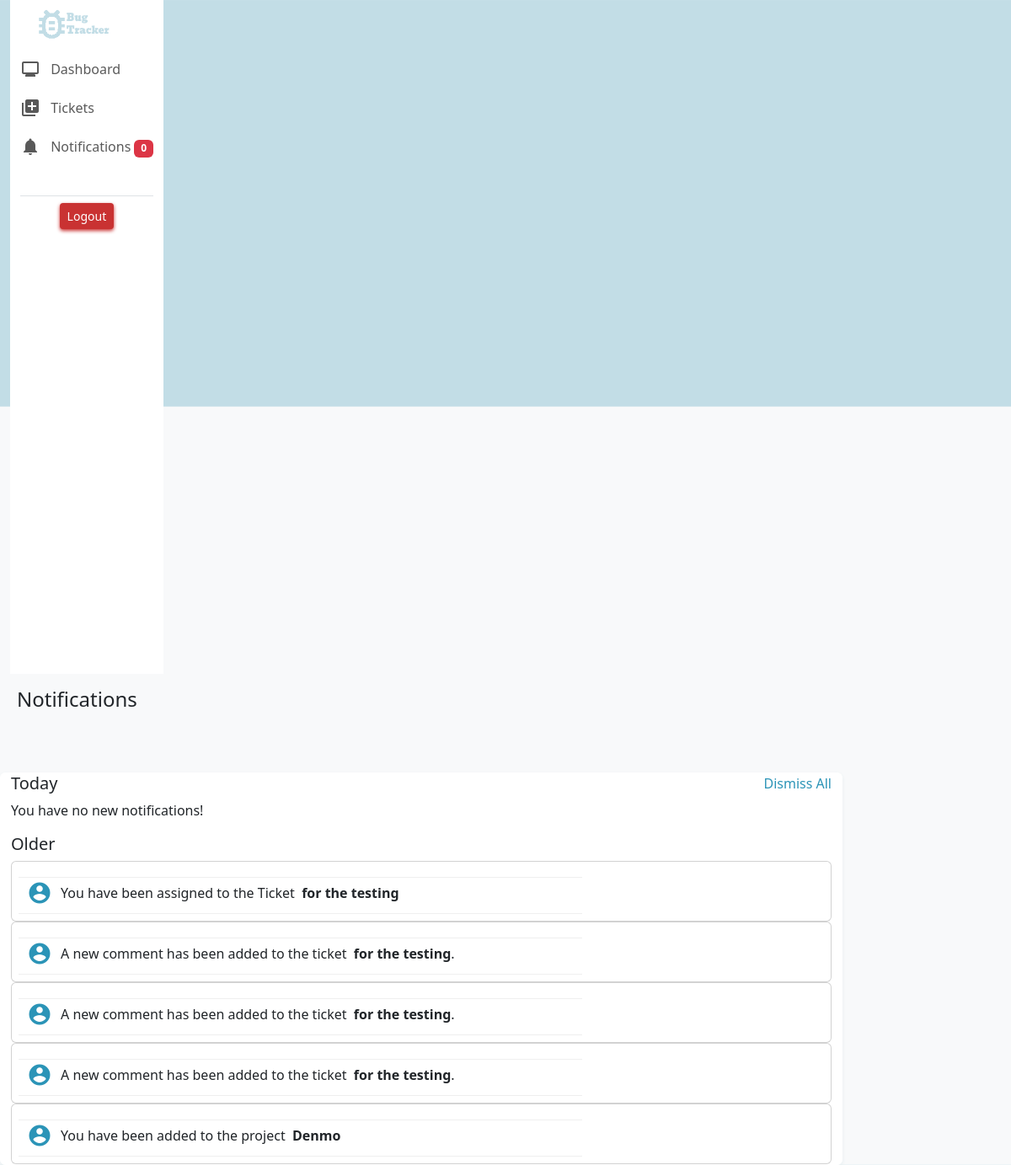
Page /notifications (signed in) on the committed database.
### bug_tracker/models.py (models this page shows, shortened)
class Notification(models.Model):
    user = models.ForeignKey(CustomUser, on_delete=models.CASCADE, null=True)
    project = models.ForeignKey('Project', on_delete=models.CASCADE, null=True)
    message = models.CharField(max_length=255)
    created_at = models.DateTimeField(default=timezone.now)

### bug_tracker/views.py (the view)
# urls.py: path("notifications", views.notifications, name="notifications"),
@login_required(login_url='layout')
def notifications(request):
    if request.method == "GET":
        notifications = Notification.objects.filter(user=request.user)
        now = timezone.now()
        threshold = now - timedelta(seconds=60)
        today_notifications = notifications.filter(created_at__gte=threshold)
        older_notifications = notifications.filter(created_at__lt=threshold)
        if today_notifications.exists():
            return render(request, "bug_tracker/notifications.html", {
                "notifications": today_notifications,
                "older_notifications": older_notifications
            })
        else:
            return render(request, "bug_tracker/notifications.html", {
                "none_notification": "You have no new notifications!",
                "older_notifications": older_notifications
            })

### bug_tracker/context_processors.py (called while the page is built)
def my_context_processor(request):
    new_count = 0
    if request.user.is_authenticated:
        notifications = Notification.objects.filter(user=request.user)
        now = timezone.now()
        threshold = now - timedelta(seconds=60)
        today_notifications = notifications.filter(created_at__gte=threshold)
        new_count = today_notifications.count()
    return {
        'new_count': new_count
    }

### bug_tracker/templates/bug_tracker/notifications.html (shortened to what this page needs)
{% extends "bug_tracker/layout.html" %}
{% load static %}
{% block content %}
<div class="col-sm-10">
    <div class="pt-3 ps-2 h4 pb-3">Notifications</div>
    <div class="row">
        <div class="col-sm-12 bg-light2 border-charts mt-5 rounded notification-container">
            <div class="d-flex justify-content-between">
                <div class="h5 today">Today</div>
                <div class="dismiss"><a id="dismiss-all" class="y-n" href="#">Dismiss All</a></div>
            </div>
            {% if none_notification %}
                <p>{{ none_notification }}</p>
            {% endif %}
            <div class="d-flex justify-content-between mt-3">
                <div class="h5 older">Older</div>
            </div>
            {% if older_notifications %}
                {% for notification in older_notifications %}
                    <div class="card notification-card notification-invitation">
                        <div class="card-body">
                            <table>
                                <tr>
                                    <td style="width:70%">
                                        <div class="card-title">
                                            <span class="material-icons">account_circle</span>
                                            {{ notification.message|safe }}
                                        </div>
                                    </td>
                                </tr>
                            </table>
                        </div>
                    </div>
                {% endfor %}
            {% endif %}
        </div>
    </div>
</div>
{% endblock %}

### bug_tracker/static/styles.css (style rules this page uses)
.bg { background-size: cover; background-position: center; }
.bg-light2 { background-color: white; }
table { width: 100%; border-collapse: collapse; margin-top: 10px; }
tbody td { padding-top: 3px; padding-left: 10px; border-top: 1px solid rgb(239, 239, 239); border-bottom: 1px solid rgb(239, 239, 239); }
.material-icons { font-family: 'Material Icons'; }
.border-charts { border: 1px solid white; box-shadow: 0 2px 4px #e6eef0; }
.card-title:before { display: inline-block; font-family: 'Material Icons'; font-weight: 900; font-size: 1.1rem; text-align: center; border: 2px solid grey; border-radius: 100px; width: 30px; height: 10px; padding-bottom: 1px; margin-right: 5px; }
.y-n { text-decoration: none; color: #2b94b7; }
.card-title { display: flex; align-items: center; }
.card-title span.material-icons { margin-right: 10px; vertical-align: middle; font-size: 30px; color: #2b94b7; }
.notification-container { max-height: 570px; overflow-y: auto; }

### rows in the picture
Notification: message "You have been assigned to the Ticket for the testing"
Notification: message "A new comment has been added to the ticket for the testing ."
Notification: message "A new comment has been added to the ticket for the testing ."
Notification: message "A new comment has been added to the ticket for the testing ."
Notification: message "You have been added to the project Denmo"

### other values in the picture
{{ new_count }} "0"
{{ none_notification }} "You have no new notifications!"
